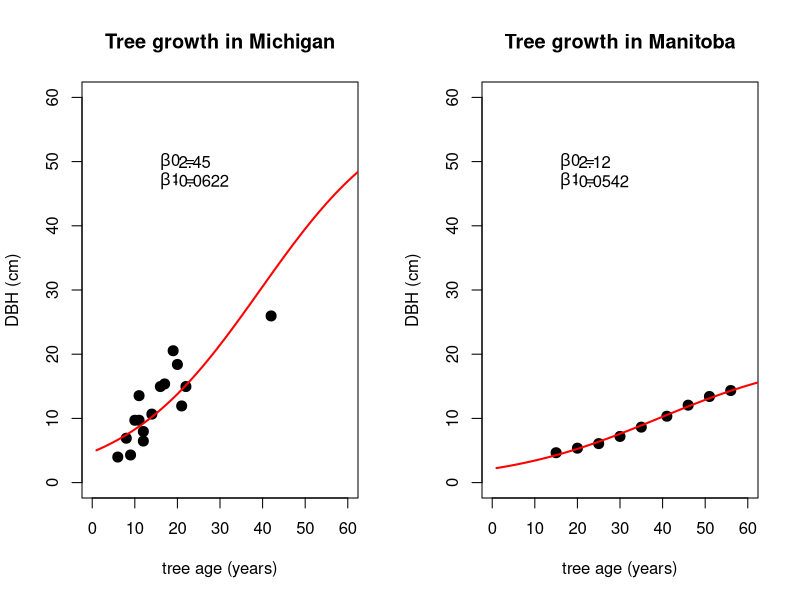
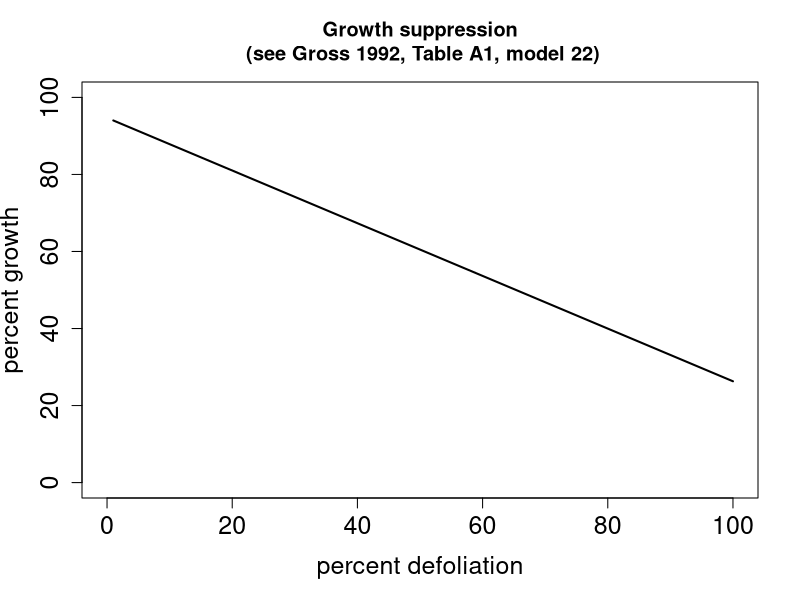

These figures' R source, in order:
setwd("C:/Users/Molly/Dropbox/uchicago/long-term paper/github_code")

data = read.csv("tree_rings.csv")

pdf("tree_growth.pdf", 14, 5)
par(mfrow = c(1, 2))

plot(data$Rings, data$DBH, pch = 20, cex = 2, xlim = c(0, 60), ylim = c(0, 60), xlab = "tree age (years)", ylab = "DBH (cm)", main = "Tree growth in Michigan")

DMax = 60
dhat = data$DBH/DMax

lin = lm(log((1-dhat)/dhat)~data$Rings)

beta0 = as.numeric(lin$coeff[1])
beta1 = as.numeric(lin$coeff[2])

age = seq(1,100,1)
dbh = c()
for(i in age){
	dbh[i] = DMax*(1/(1 + exp(beta0 + beta1*age[i])))
	}

lines(age, dbh, col = "red", lwd = 2)
text(20, 50, expression(paste(beta,"0 ="))); text(24, 50, round(beta0,2))
text(20, 47, expression(paste(beta,"1 ="))); text(25.5, 47, round(beta1,4))

### percentage changes:
new_dbh = c(1, dbh)
change = c()
for(i in 1:length(dbh)){
	change[i] = new_dbh[i+1]/new_dbh[i]
	}
#plot(c(0,age), new_dbh)
#plot(new_dbh, new_dbh)

write.csv(new_dbh, "dbh_increase_table.csv")

###
#kenkel data  ---- imagine you're in Manitoba:

k_Age = c(15, 20, 25, 30, 35, 41, 46, 51, 56)
k_DBH = c(4.65, 5.36, 6.07, 7.19, 8.64, 10.34, 12.06, 13.41, 14.34)

plot(k_Age, k_DBH, pch = 20, cex = 2, xlim = c(0, 60), ylim = c(0, 60), xlab = "tree age (years)", ylab = "DBH (cm)", main = "Tree growth in Manitoba")

DMax = 20
dhat = k_DBH/DMax

k_lin = lm(log((1-dhat)/dhat)~k_Age)

beta0 = as.numeric(k_lin$coeff[1])
beta1 = as.numeric(k_lin$coeff[2])

sim_age = seq(1,100,1)
sim_dbh = c()
for(i in sim_age){
	sim_dbh[i] = DMax*(1/(1 + exp(beta0 + beta1*sim_age[i])))
	}

lines(sim_age, sim_dbh, col = "red", lwd = 2)
text(20, 50, expression(paste(beta,"0 ="))); text(24, 50, round(beta0,2))
text(20, 47, expression(paste(beta,"1 ="))); text(25.5, 47, round(beta1,4))

dev.off()


##############   tree growth is suppressed following defoliation
##############   Gross 1992 regression: 

#   PG = .947 - .684*pct_defoliation   ## PG is (roughly) percent growth reduction

par(mfrow=c(1, 1))
pdf("growth_suppression.pdf")

pct_defoliation = seq(1, 100, 1)
PG = c()
for(i in pct_defoliation){
	PG[i] = .947 - .684*0.01*pct_defoliation[i]
	}

plot(pct_defoliation, 100*PG, type = "l", lwd = 2, xlim = c(0, 100), ylim = c(0, 100), cex = 2, cex.lab = 1.5, cex.axis = 1.5,
	xlab = "percent defoliation", ylab = "percent growth", main = "Growth suppression\n (see Gross 1992, Table A1, model 22)")
growth_suppression = cbind(pct_defoliation, PG)
write.csv(growth_suppression, "growth_suppression.csv")

dev.off()


